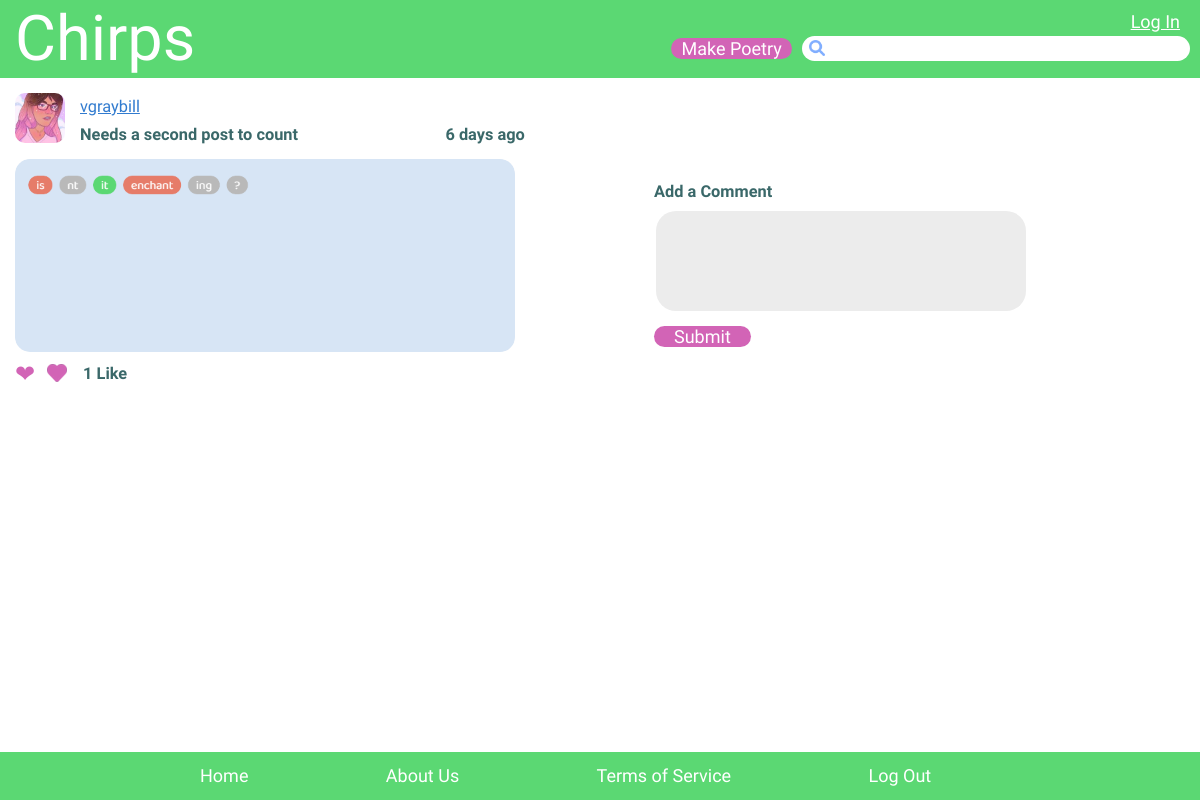
/chirps/poem.php?post_id=160, run on the app's committed database.
### tables this page shows
CREATE TABLE `posts` (
  `post_id` int(11) NOT NULL,
  `title` varchar(60) NOT NULL,
  `post_img` varchar(255) NOT NULL,
  `post_alt` varchar(2500) NOT NULL,
  `body_desc` varchar(1000) NOT NULL,
  `date` datetime NOT NULL,
  `is_published` tinyint(1) NOT NULL,
  `has_username` tinyint(1) NOT NULL,
  `allow_comments` tinyint(1) NOT NULL,
  `user_id` int(11) NOT NULL
);

CREATE TABLE `users` (
  `user_id` int(11) NOT NULL,
  `username` varchar(30) NOT NULL,
  `password` varchar(255) NOT NULL,
  `email` varchar(60) NOT NULL,
  `profile_pic` varchar(255) NOT NULL,
  `bio` varchar(1000) NOT NULL,
  `color_scheme` int(11) NOT NULL,
  `is_admin` tinyint(1) NOT NULL,
  `date_joined` datetime NOT NULL,
  `hashbrowns` varchar(60) NOT NULL,
  `reset_hash` varchar(15) DEFAULT NULL
);

### chirps/poem.php (the view, shortened to what this page needs)
<?php
    require('config.php');
    include_once('incl/functions.php');
    include('incl/header.php');
    if( isset( $_GET['post_id'] ) ){
        $post_id = filter_var( $_GET['post_id'], FILTER_SANITIZE_NUMBER_INT );
    }else{
        $post_id = 0;
    }
    require('incl/comment-parse.php');
    ?>
    <main>
        <div class="wrapper poem-int">
    <?php
        $result = $DB->prepare(
            'SELECT posts.*, users.username, users.profile_pic, users.user_id
             FROM posts, users
             WHERE posts.user_id = users.user_id
             AND posts.is_published = 1
             AND posts.post_id = :id
			 LIMIT 1
        ');
        $result->execute(array('id' => $post_id));
        if ($result->rowCount()>0){
            while( $row = $result->fetch() ){
				extract($row);
    ?>
            <section class="posts">
                <?php if($has_username){ ?>
                <section class="user-info">
                    <img class="profile-pic" src="<?php echo $profile_pic ?>" alt="<?php echo $username; ?>">
                    <div class="title-time">
                        <h2><a href="profile.php?user=<?php echo $user_id; ?>"><?php echo $username; ?></a></h2>
                        <div>
                            <h3><?php echo $title; ?></h3>
                            <h4><?php echo time_ago($date); ?></h4>
                        </div>
                    </div>
                </section>
                <?php } ?>
                    <img class="post" src="<?php echo $post_img; ?>" alt="<?php echo $post_alt; ?>">
                <div class="under-post">
                <span class="likes">
                        <?php if($logged_in_user){
                            $viewer_id = $logged_in_user['user_id'];
                        }
                        else {
                            $viewer_id= 0;
                        }
                        if(!$logged_in_user){ ?>
                            <span class="solid-heart">❤</span><?php like_interface($post_id, $viewer_id);
                            }else{
                                like_interface($post_id, $viewer_id);
                            }?>
                    </span>
                </div>
            </section>
       <?php }
       }
       else {
           echo '<h2>No Posts Found.</h2>';
        } ?>
            <aside class= "poem-aside">
                <?php if($allow_comments==1){ ?>
                <form id="add-comment" method="post" action="poem.php?post_id=<?php echo $post_id; ?>">
                    <label><h5>Add a Comment</h5></label>
                    <textarea name="comment"></textarea>
                    <input type="submit" value="Submit" class="button">
                </form>
                <?php }
                else { ?>
                        <h5>Comments are off for this post.</h2>
                 <?php }   ?>
            </aside>
        </div>
    </main>
    <?php include('incl/footer.php'); ?>

### chirps/incl/functions.php (shortened to what this page needs)
<?php
function count_likes( $post_id = 0 ){
	global $DB;
	$result = $DB->prepare( 'SELECT COUNT(*) AS total
							FROM likes
							WHERE post_id = :id' );
	$result->execute( array( 'id' => $post_id ) );
	if( $result->rowCount() > 0 ){
		while( $row = $result->fetch() ){
			return $row['total'];
		}
	}elseif( DEBUG_MODE ){
		return $DB->errorInfo();
	}
}
function display_like_count( $post_id = 0, $long = true ){
	?>
	<span class="comment-count">
		<?php
		$total = count_likes( $post_id );
		if( $long ) {
			echo $total == 1 ? '1 Like' : "$total Likes";
		}else{
			echo $total;
		}
		?>
	</span>
	<?php
}
function like_interface( $post_id, $user_id = 0 ){
    ?>
        <?php
        if( $user_id ){ ?>
        <img class="heart-button" data-postid="<?php echo $post_id; ?>" src="img/<?php echo $class; ?>.png"><h5><?php echo display_like_count( $post_id ); ?></h5>
        <?php
        } else{
        ?>
        <img src="img/solid-heart.png"><h5><?php echo display_like_count( $post_id ); ?></h5>
    <?php }
  }
    ?>
    <?php
function time_ago($datetime, $full = false) {
    $now = new DateTime;
    $ago = new DateTime($datetime);
    $diff = $now->diff($ago);
    $diff->w = floor($diff->d / 7);
    $diff->d -= $diff->w * 7;
    $string = array(
        'y' => 'year',
        'm' => 'month',
        'w' => 'week',
        'd' => 'day',
        'h' => 'hour',
        'i' => 'minute',
        's' => 'second',
    );
    foreach ($string as $k => &$v) {
        if ($diff->$k) {
            $v = $diff->$k . ' ' . $v . ($diff->$k > 1 ? 's' : '');
        } else {
            unset($string[$k]);
        }
    }
    if (!$full) $string = array_slice($string, 0, 1);
    return $string ? implode(', ', $string) . ' ago' : 'just now';
}
function check_login(){
    global $DB;
   if( isset($_SESSION['hashbrowns']) AND isset($_SESSION['user_id']) ){
       $data = array(
       	'hashbrowns' =>$_SESSION['hashbrowns']
       );
        $result = $DB->prepare(
        	"SELECT * FROM users
                WHERE hashbrowns = :hashbrowns
                LIMIT 1");
        $result->execute( $data );
        if($result->rowCount() > 0){
            $row = $result->fetch();
            if(password_verify($row['user_id'], $_SESSION['user_id'])){
            return $row;
            }else{
                return false;
            }
        }else{
            return false;
        }
    }else{
        return false;
    }
}
            extract($row); ?>

### chirps/css/colors0.css (style rules this page uses)
body { font-family: "Baloo 2", cursive; font-size: 1.125rem; line-height: 1.75rem; color: #3a6869; }
body a { color: #317bcf; font-weight: 500; }
main { position: relative; }
main h2, main h3, main h4, main h5 { font-size: 1.0227272727rem; }
main div.wrapper { display: flex; flex-direction: column-reverse; width: 100%; margin: 0 auto; position: relative; }
main div.wrapper.poem-int { margin: 20px auto; flex-direction: column; }
main div.wrapper.poem-int .posts { margin-bottom: 0; }
main .solid-heart, main .lined-heart { font-size: 1.5rem; color: #D264B6; position: relative; cursor: pointer; }
@media (min-width: 650px) { main div.wrapper { flex-direction: row; justify-content: space-between; max-width: 1200px; margin: 0 auto; } }
@media (min-width: 650px) { main div.wrapper.poem-int { margin: 0 auto; flex-direction: row; } }
@media (min-width: 650px) { main section.posts { margin-top: 15px; margin-right: 15px; } }
@media (min-width: 650px) { main section.posts .user-info { padding: 0 15px 10px; width: 99%; } }
@media (min-width: 650px) { main section.posts .under-post { display: flex; padding: 0 15px; } }
@media (min-width: 650px) { main section.posts img.post { width: 100%; max-width: 500px; margin-left: 15px; border-radius: 15px; } }
@media (min-width: 650px) { main aside { display: flex; position: relative; flex-direction: column; width: 43%; align-items: flex-start; padding-left: 20px; padding-right: 15px; } }
@media (min-width: 650px) { main aside.poem-aside { margin: 80px 15px; display: block; } }
@media (min-width: 650px) { main aside.poem-aside label { display: block; } }
@media (min-width: 650px) { main aside.poem-aside textarea { resize: none; height: 5rem; width: 90%; max-width: 350px; display: block; font-family: "Baloo 2", cursive; font-size: 0.7875rem; } }
img.post { width: 100%; }
section.posts { margin-bottom: 40px; margin-top: 20px; }
section.posts .user-info { padding: 0 10px 10px; display: flex; }
section.posts .user-info .title-time { width: 100%; padding-left: 15px; }
section.posts .user-info div.title-time div { display: flex; width: 100%; justify-content: space-between; }
section.posts:last-of-type { margin-bottom: 80px; }
section.posts .profile-pic { width: 50px; height: 50px; border-radius: 10px; }
section.posts .under-post { display: flex; padding: 0 10px; }
section.posts .under-post .lined-heart, section.posts .under-post .solid-heart { padding-right: 10px; }
section.posts .under-post .likes { display: flex; }
section.posts .under-post .likes img { width: unset; display: block; margin: 5px 0; position: relative; top: -1px; left: 2px; margin-right: 18px; position: relative; }
aside { display: none; align-items: flex-end; flex-wrap: nowrap; overflow-x: auto; margin-bottom: 50px; background-color: #fff; }
aside.poem-aside { margin: 20px 15px; display: block; }
aside.poem-aside label { display: block; position: relative; }
aside.poem-aside label h5 { margin: 0 0 5px; }
aside.poem-aside textarea { resize: none; height: 5rem; width: 94%; display: block; background-color: #ececec; border: none; border-radius: 20px; padding: 10px; position: relative; left: 2px; font-family: "Baloo 2", cursive; }
aside.poem-aside form { margin-top: 20px; position: relative; }
aside.poem-aside .button { padding: 0 20px; background-color: #D264B6; color: white; font-family: "Baloo 2", cursive; font-size: 1.125rem; border: none; border-radius: 20px; margin-top: 15px; }
form { height: fit-content; }
a { cursor: pointer; text-decoration: underline; }
h4 { display: flex; justify-content: space-between; }

### data on the page
posts: user.profile_pic (picture), user.username "vgraybill", title "Needs a second post to count", date "6 days ago", post_img (picture), shows "1 Like"
